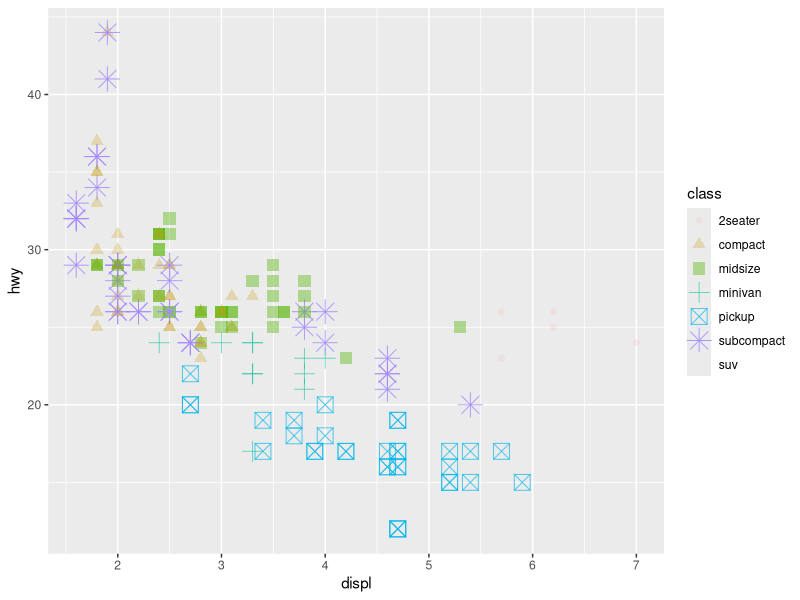
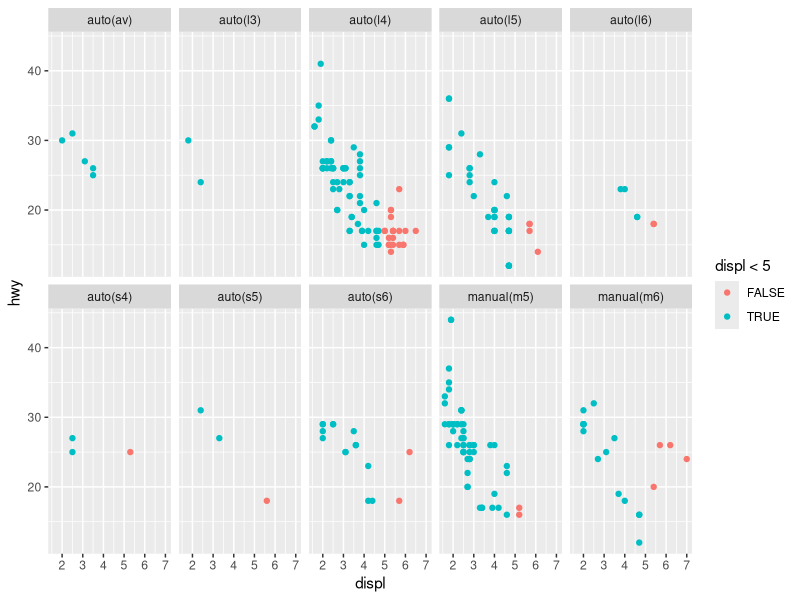
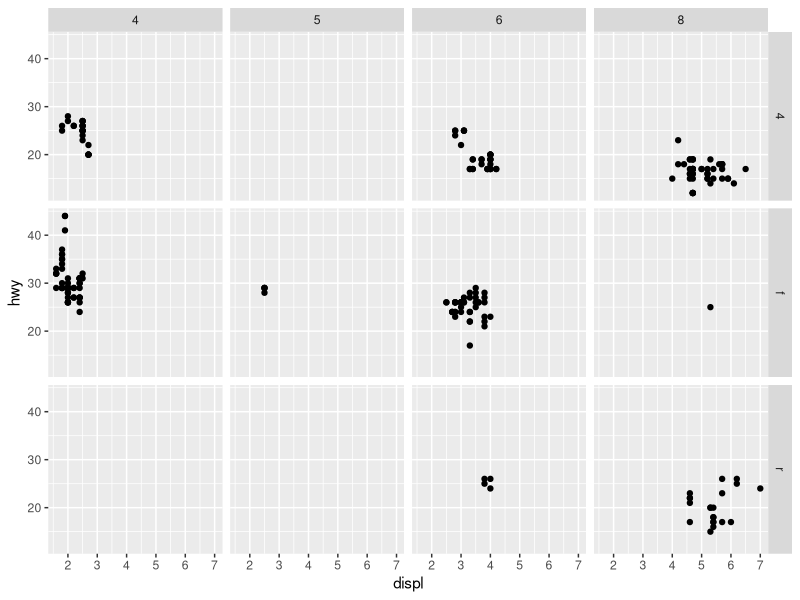
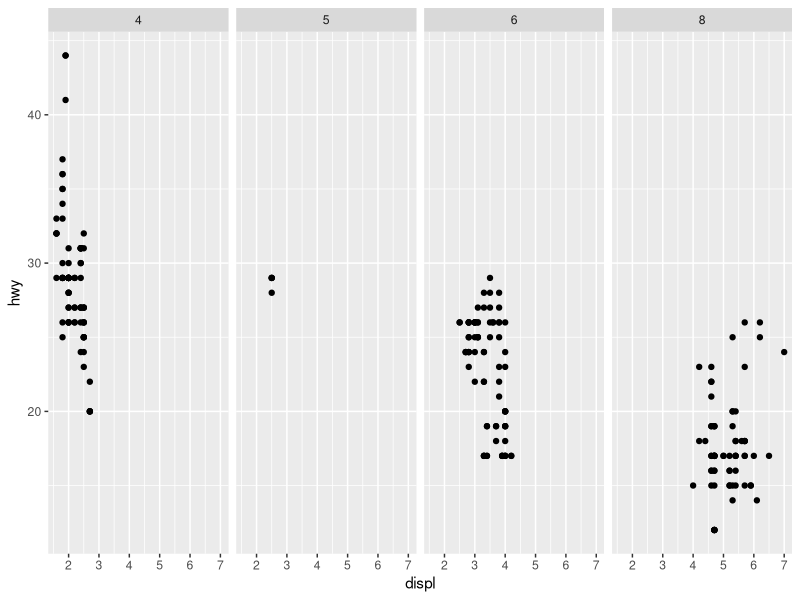
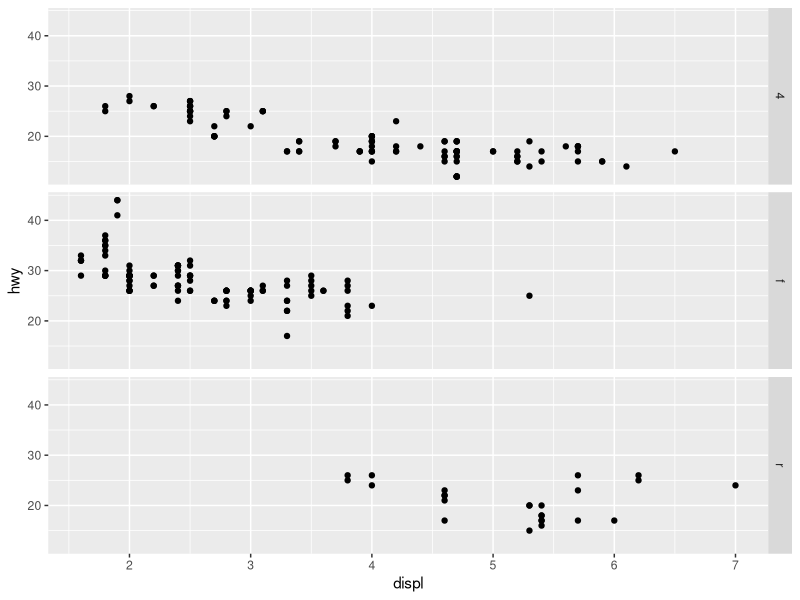
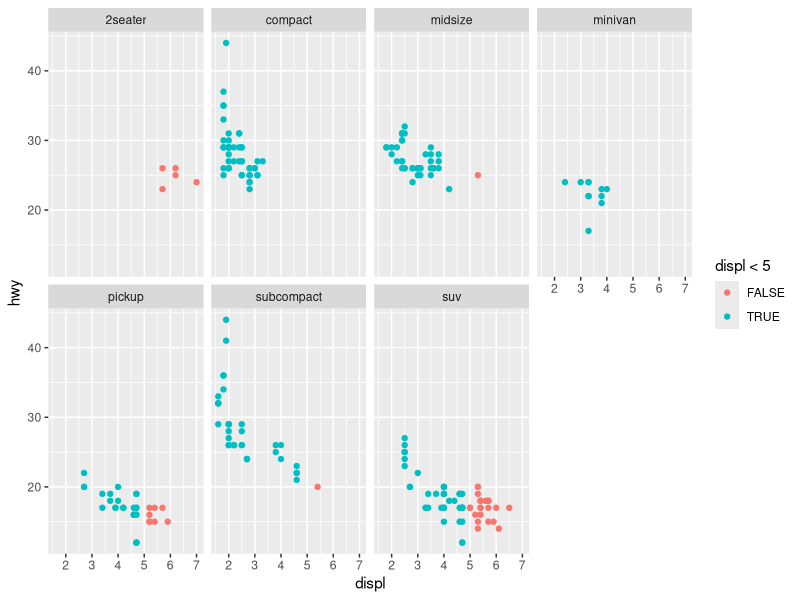
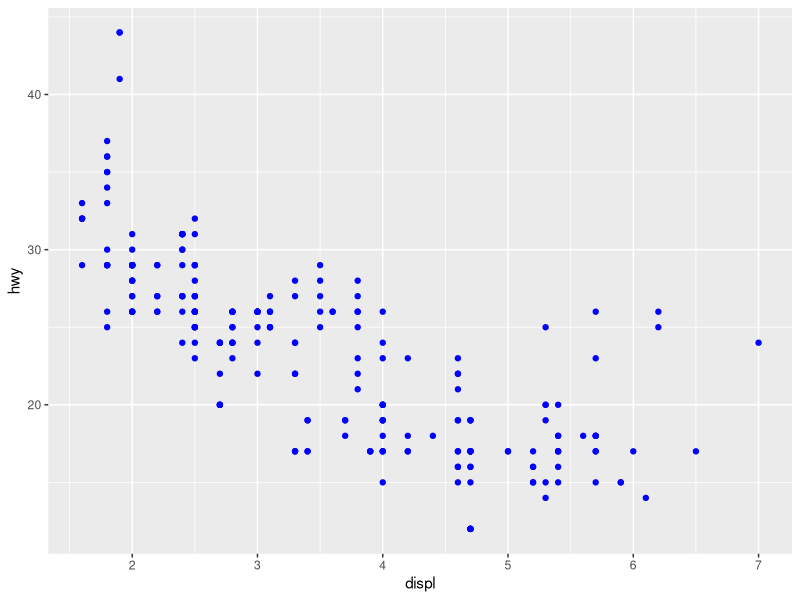
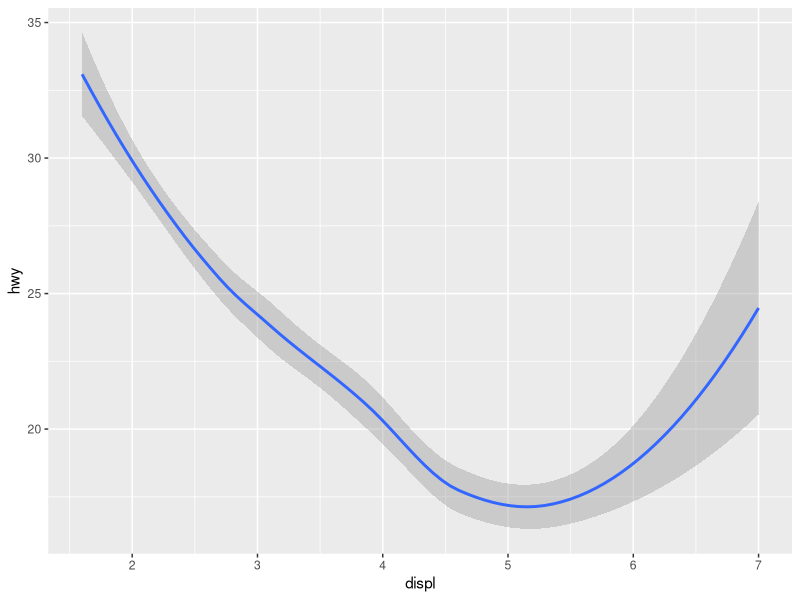

Generate these figures, in order, with R:
#we will use ggplot2
install.packages("tidyverse")
require(tidyverse)
print(mpg)
head(mpg,5)
str(mpg)
ggplot(data = mpg)+
  geom_point(mapping = aes(x=displ,y=hwy,color=class,size=class,alpha=class,shape=class))
# ggplot(data = mpg)
nrow(mtcars)
ncol(mtcars)
?geom_point
ggplot(data = mpg)+
  geom_point(mapping = aes(x=displ,y=hwy,color=displ<5))+
  facet_wrap(~trans,nrow = 2)
# vignette("ggplot2-specs")
ggplot(data = mpg)+
  geom_point(mapping = aes(x=displ,y=hwy))+
  facet_grid(drv ~ cyl)

ggplot(data = mpg)+
  geom_point(mapping = aes(x=displ,y=hwy))+
  facet_grid(.~ cyl)

ggplot(data = mpg)+
  geom_point(mapping = aes(x=displ,y=hwy))+
  facet_grid(drv ~ .)

ggplot(data = mpg)+
  geom_point(mapping = aes(x=displ,y=hwy,color=displ<5))+
  facet_wrap(~class,nrow = 2)
# page 16
#Geometric Objects
ggplot(data = mpg)+
  geom_point(mapping = aes(x=displ,y=hwy),color='blue')

ggplot(data = mpg)+
  geom_smooth(mapping = aes(x=displ,y=hwy))

ggplot(data = mpg)+
  geom_smooth(mapping = aes(x=displ,y=hwy),color='orange')

ggplot(data = mpg)+
  geom_smooth(mapping = aes(x=displ,y=hwy,linetype=drv,color=drv))+
  geom_point(mapping = aes(x=displ,y=hwy,color=drv))

ggplot(data = mpg)+
  geom_smooth(mapping = aes(x=displ,y=hwy,group=drv),color='orange')

ggplot(data = mpg,mapping = aes(x=displ,y=hwy))+
  geom_smooth(mapping = aes(linetype=drv,color=drv))+
  geom_point(mapping = aes(color=drv))

ggplot(data = mpg,mapping = aes(x=displ,y=hwy))+
  geom_smooth(data = filter(mpg,class=='subcompact'))+
  geom_point(mapping = aes(color=class))

ggplot(data = mpg,mapping = aes(x=displ,y=hwy))+
  geom_smooth(data = filter(mpg,class=='subcompact'),se=FALSE)+
  geom_point(mapping = aes(color=class))

ggplot(data = mpg,mapping = aes(x=displ,y=hwy,color=drv))+
  geom_point()+
  geom_smooth(se=FALSE)

# Statistical transformations

head(diamonds,5)

#Bar chart
ggplot(data = diamonds,mapping = aes(x=cut))+
  geom_bar()

ggplot(data = diamonds,mapping = aes(x=cut))+
  stat_count()

trial <- tribble(
  ~a,    ~b,
  'bar1',25,
  'bar2',35,
  'bar3',75
  )
ggplot(data = trial,mapping = aes(x=a,y=b))+
  geom_bar(stat = 'identity')

ggplot(data = diamonds,mapping = aes(x=cut))+
  geom_bar(mapping = aes(y=..prop..,group=1))

ggplot(data = diamonds,mapping = aes(x=cut,y=depth))+
  stat_summary(fun.max = max,fun.min = min,fun = median)
